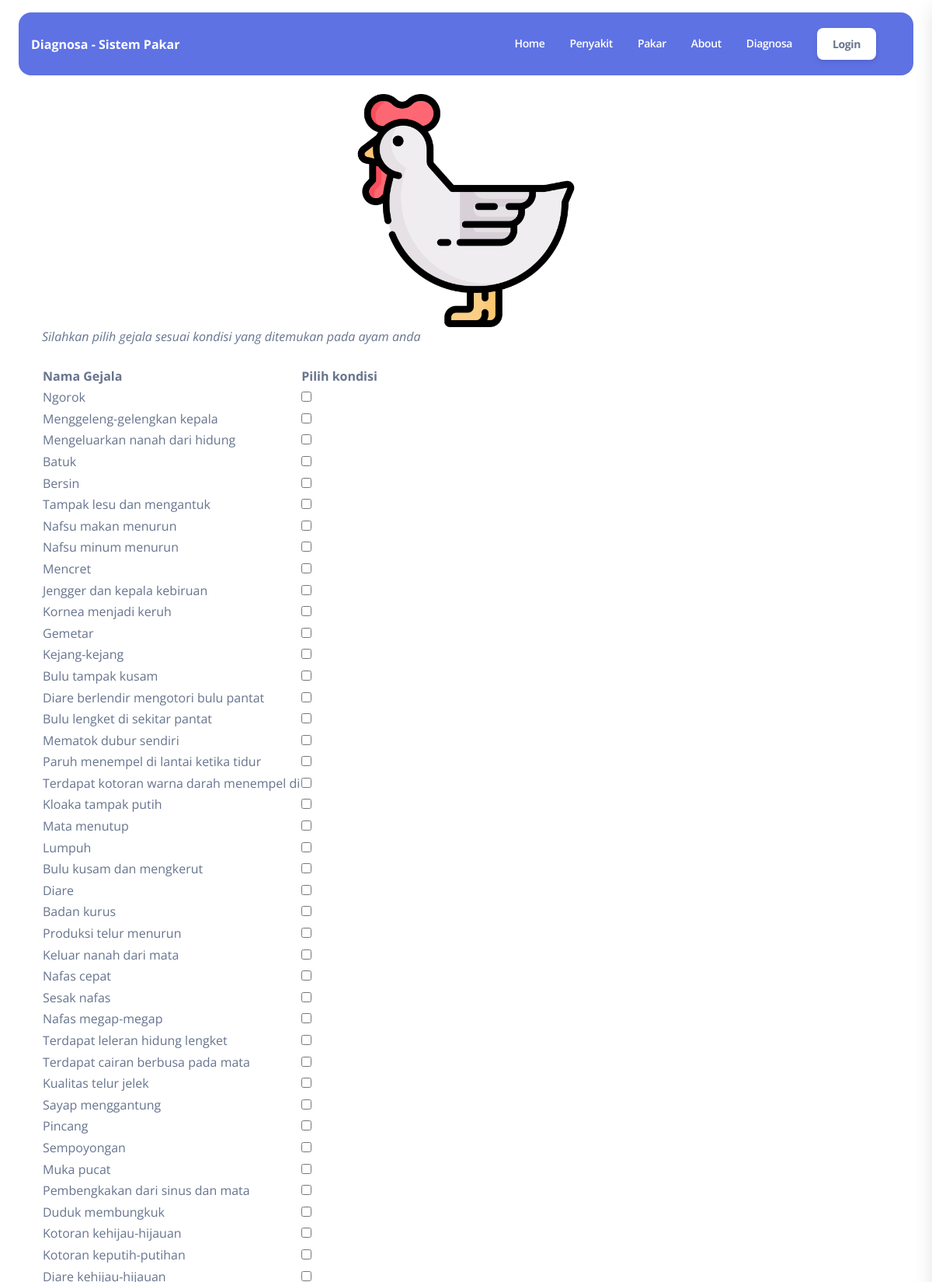
Page /index.php/site/konsultasi (upper part) on the committed database.
### tables this page shows
CREATE TABLE `gejala` (
  `id` int NOT NULL,
  `nama` varchar(40) NOT NULL
);

### application/views/frontend/layout/content.php (called while the page is built)
<?php
include str_replace("system", "application/views/frontend/content", BASEPATH)."/$content.php";
 ?>

### application/controllers/Site.php (called while the page is built, shortened)
<?php
class Site extends CI_Controller {
    public function __construct(){
        $this->load->model('Datamodel', 'datamodel');
    }
	public function konsultasi(){
		$data['title'] = "Diagnosa - Sistem Pakar";
        $data['content'] = "home/konsultasi";
		$data['data']		= $this->db->get("gejala")->result_array();
		$this->load->view('frontend/index',$data);
	}
}
?>

### index.php (called while the page is built, shortened)
<?php
require_once BASEPATH.'core/CodeIgniter.php';

### application/views/frontend/content/home/konsultasi.php (the view, shortened to what this page needs)
<main class="main-content mt-1 border-radius-lg">
    <div class="container mt-4">
            <img src="<?= base_url('assets/img/hen.png') ?>" class='rounded mx-auto d-block' style="width:300px" alt="">
            <i>Silahkan pilih gejala sesuai kondisi  yang ditemukan pada ayam anda</i>
            <form action="<?= base_url('site/hasil') ?>" method="post">
               <div class="table-responsive">
               <table class=" table-striped mt-4">
                    <tr>
                        <th >Nama Gejala</th><th >Pilih kondisi</th>
                    </tr>
                    <?php foreach ($data as $g) {?>
                    <tr>
                        <td ><?= $g['nama'] ?></td><td ><input type="checkbox" value='<?= $g['id'] ?>' name="gejala[]" id=""></td>
                    </tr>
                    <?php } ?>
                </table>
               </div>
            </form>
    </div>
</main>

### rows in the picture
gejala: nama "Ngorok"
gejala: nama "Menggeleng-gelengkan kepala"
gejala: nama "Mengeluarkan nanah dari hidung"
gejala: nama "Batuk"
gejala: nama "Bersin"
gejala: nama "Tampak lesu dan mengantuk"
gejala: nama "Nafsu makan menurun"
gejala: nama "Nafsu minum menurun"
gejala: nama "Mencret"
gejala: nama "Jengger dan kepala kebiruan"
gejala: nama "Kornea menjadi keruh"
gejala: nama "Gemetar"
gejala: nama "Kejang-kejang"
gejala: nama "Bulu tampak kusam"
gejala: nama "Diare berlendir mengotori bulu pantat"
gejala: nama "Bulu lengket di sekitar pantat"
gejala: nama "Mematok dubur sendiri"
gejala: nama "Paruh menempel di lantai ketika tidur"
gejala: nama "Terdapat kotoran warna darah menempel di"
gejala: nama "Kloaka tampak putih"
gejala: nama "Mata menutup"
gejala: nama "Lumpuh"
gejala: nama "Bulu kusam dan mengkerut"
gejala: nama "Diare"
gejala: nama "Badan kurus"
gejala: nama "Produksi telur menurun"
gejala: nama "Keluar nanah dari mata"
gejala: nama "Nafas cepat"
gejala: nama "Sesak nafas"
gejala: nama "Nafas megap-megap"
gejala: nama "Terdapat leleran hidung lengket"
gejala: nama "Terdapat cairan berbusa pada mata"
gejala: nama "Kualitas telur jelek"
gejala: nama "Sayap menggantung"
gejala: nama "Pincang"
gejala: nama "Sempoyongan"
gejala: nama "Muka pucat"
gejala: nama "Pembengkakan dari sinus dan mata"
gejala: nama "Duduk membungkuk"
gejala: nama "Kotoran kehijau-hijauan"
gejala: nama "Kotoran keputih-putihan"

### other values in the picture
$title "Diagnosa - Sistem Pakar"
